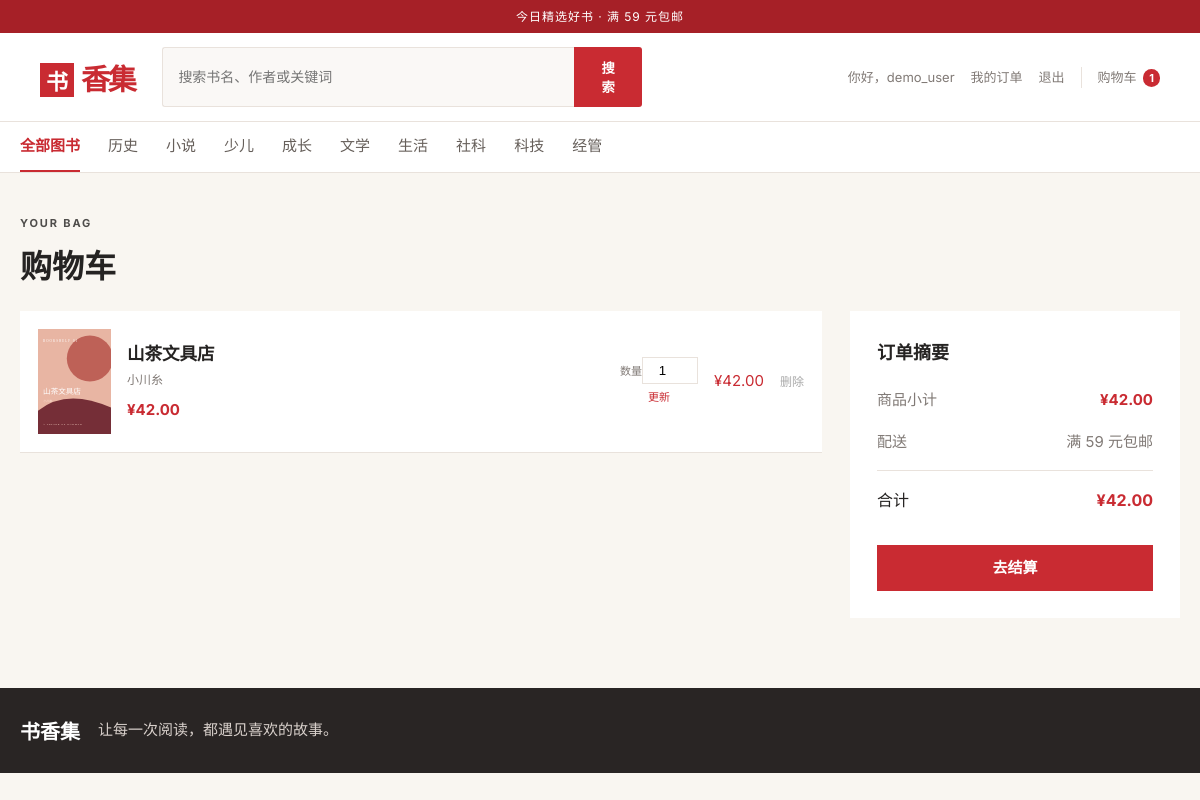
Page /cart (signed in) on the committed database.
### tables this page shows
CREATE TABLE cart_items (
            id INTEGER PRIMARY KEY AUTOINCREMENT,
            user_id INTEGER NOT NULL REFERENCES users(id) ON DELETE CASCADE,
            book_id INTEGER NOT NULL REFERENCES books(id) ON DELETE CASCADE,
            quantity INTEGER NOT NULL DEFAULT 1 CHECK (quantity > 0),
            UNIQUE(user_id, book_id)
        );

CREATE TABLE books (
            id INTEGER PRIMARY KEY AUTOINCREMENT,
            title TEXT NOT NULL,
            author TEXT NOT NULL,
            category TEXT NOT NULL,
            price REAL NOT NULL CHECK (price >= 0),
            description TEXT NOT NULL,
            cover TEXT NOT NULL
        );

### app.py (the view)
@app.route("/cart")
@login_required
def cart():
    items = get_db().execute(
        """
        SELECT cart_items.id, cart_items.quantity, books.id AS book_id,
               books.title, books.author, books.price, books.cover,
               books.price * cart_items.quantity AS subtotal
        FROM cart_items JOIN books ON books.id = cart_items.book_id
        WHERE cart_items.user_id = ? ORDER BY cart_items.id
        """,
        (session["user_id"],),
    ).fetchall()
    total = sum(item["subtotal"] for item in items)
    return render_template("cart.html", items=items, total=total)

### app.py (called while the page is built)
def get_db() -> sqlite3.Connection:
    if "db" not in g:
        Path(app.config["DATABASE"]).parent.mkdir(parents=True, exist_ok=True)
        g.db = sqlite3.connect(app.config["DATABASE"])
        g.db.row_factory = sqlite3.Row
        g.db.execute("PRAGMA foreign_keys = ON")
    return g.db

@app.context_processor
def inject_navigation() -> dict[str, object]:
    categories = get_db().execute(
        "SELECT DISTINCT category FROM books ORDER BY category"
    ).fetchall()
    cart_count = 0
    if session.get("user_id"):
        row = get_db().execute(
            "SELECT COALESCE(SUM(quantity), 0) AS count FROM cart_items WHERE user_id = ?",
            (session["user_id"],),
        ).fetchone()
        cart_count = row["count"]
    return {"nav_categories": categories, "cart_count": cart_count}

def login_required(view):
    @wraps(view)
    def wrapped(*args, **kwargs):
        if "user_id" not in session:
            flash("请先登录后继续。", "warning")
            return redirect(url_for("login", next=request.path))
        return view(*args, **kwargs)
    return wrapped

### templates/cart.html (shortened to what this page needs)
{% extends "base.html" %}
{% block content %}
<div class="page-title"><p class="eyebrow">YOUR BAG</p><h1>购物车</h1></div>
{% if items %}<section class="cart-layout"><div class="cart-items">{% for item in items %}<div class="cart-item"><img src="{{ url_for('cover', filename=item['cover']) }}" alt="{{ item['title'] }}"><div class="cart-item-main"><h3>{{ item['title'] }}</h3><p>{{ item['author'] }}</p><strong>¥{{ '%.2f'|format(item['price']) }}</strong></div><form class="quantity-form" method="post" action="{{ url_for('update_cart', item_id=item['id']) }}"><label>数量<input type="number" name="quantity" min="1" max="99" value="{{ item['quantity'] }}"></label><button type="submit">更新</button></form><div class="subtotal">¥{{ '%.2f'|format(item['subtotal']) }}</div><a class="remove-link" href="{{ url_for('remove_from_cart', item_id=item['id']) }}">删除</a></div>{% endfor %}</div><aside class="summary"><h2>订单摘要</h2><div><span>商品小计</span><strong>¥{{ '%.2f'|format(total) }}</strong></div><div><span>配送</span><span>满 59 元包邮</span></div><hr><div class="summary-total"><span>合计</span><strong>¥{{ '%.2f'|format(total) }}</strong></div><a class="button full-button" href="{{ url_for('checkout') }}">去结算</a></aside></section>{% else %}<div class="empty-state"><h3>购物车是空的</h3><p>把喜欢的故事装进购物车吧。</p><a class="button" href="{{ url_for('index') }}">去逛逛</a></div>{% endif %}
{% endblock %}

### static/css/style.css (style rules this page uses)
:root { --red: #c92b32; --deep-red: #a62027; --ink: #252322; --muted: #817a76; --cream: #f9f6f1; --line: #e9e2dc; }
* { box-sizing: border-box; }
body { margin: 0; color: var(--ink); background: var(--cream); font: 15px/1.6 Inter, "Microsoft YaHei", sans-serif; }
a { color: inherit; text-decoration: none; }
.search-form button, .button { background: var(--red); border: 0; color: #fff; cursor: pointer; font-weight: 600; padding: 11px 23px; }
.eyebrow { font-size: 11px; font-weight: 700; letter-spacing: .17em; margin: 0 0 8px; opacity: .8; }
.section-head h2, .page-title h1 { font: 900 28px "Noto Serif SC", serif; margin: 0; }
.full-button { display: block; text-align: center; width: 100%; }
.page-title { margin: 42px 0 24px; }
.page-title h1 { font-size: 32px; }
.cart-layout { align-items: start; display: grid; gap: 28px; grid-template-columns: 1fr 330px; margin-bottom: 70px; }
.cart-items, .summary, .checkout-card, .order-detail-card { background: #fff; }
.cart-item { align-items: center; border-bottom: 1px solid var(--line); display: flex; gap: 16px; padding: 18px; }
.cart-item img { height: 105px; object-fit: cover; width: 73px; }
.cart-item-main { flex: 1; }
.cart-item-main h3 { font-family: "Noto Serif SC", serif; margin: 0; }
.cart-item-main p { color: var(--muted); font-size: 12px; margin: 2px 0 9px; }
.cart-item-main strong, .subtotal { color: var(--red); }
.quantity-form { text-align: center; }
.quantity-form label { color: var(--muted); display: block; font-size: 11px; }
.quantity-form input { border: 1px solid var(--line); margin-top: 3px; padding: 5px; text-align: center; width: 56px; }
.quantity-form button { background: none; border: 0; color: var(--red); cursor: pointer; font-size: 11px; }
.remove-link { color: #aaa; font-size: 12px; }
.summary { padding: 27px; }
.summary h2, .checkout-card h2 { font: 700 18px "Noto Serif SC", serif; margin-top: 0; }
.summary > div { color: var(--muted); display: flex; justify-content: space-between; padding: 9px 0; }
.summary strong, .summary-total strong { color: var(--red); }
.summary hr, .order-detail-card hr { border: 0; border-top: 1px solid var(--line); }
.summary .summary-total { color: var(--ink); font-size: 16px; margin: 8px 0 22px; }
.checkout-total, .summary-total { display: flex; justify-content: space-between; margin: 23px 0; }

### rows in the picture
cart_items: cover (picture), title "山茶文具店", author "小川糸", quantity "1", subtotal "42.00"
books: price "42.00"

### other values in the picture
{{ session.get('username') }} "demo_user"
{{ cart_count }} "1"
{{ category['category'] }} "历史" "小说" "少儿" "成长" "文学" "生活" "社科" "科技" "经管"
{{ '%.2f'|format(total) }} "42.00"
